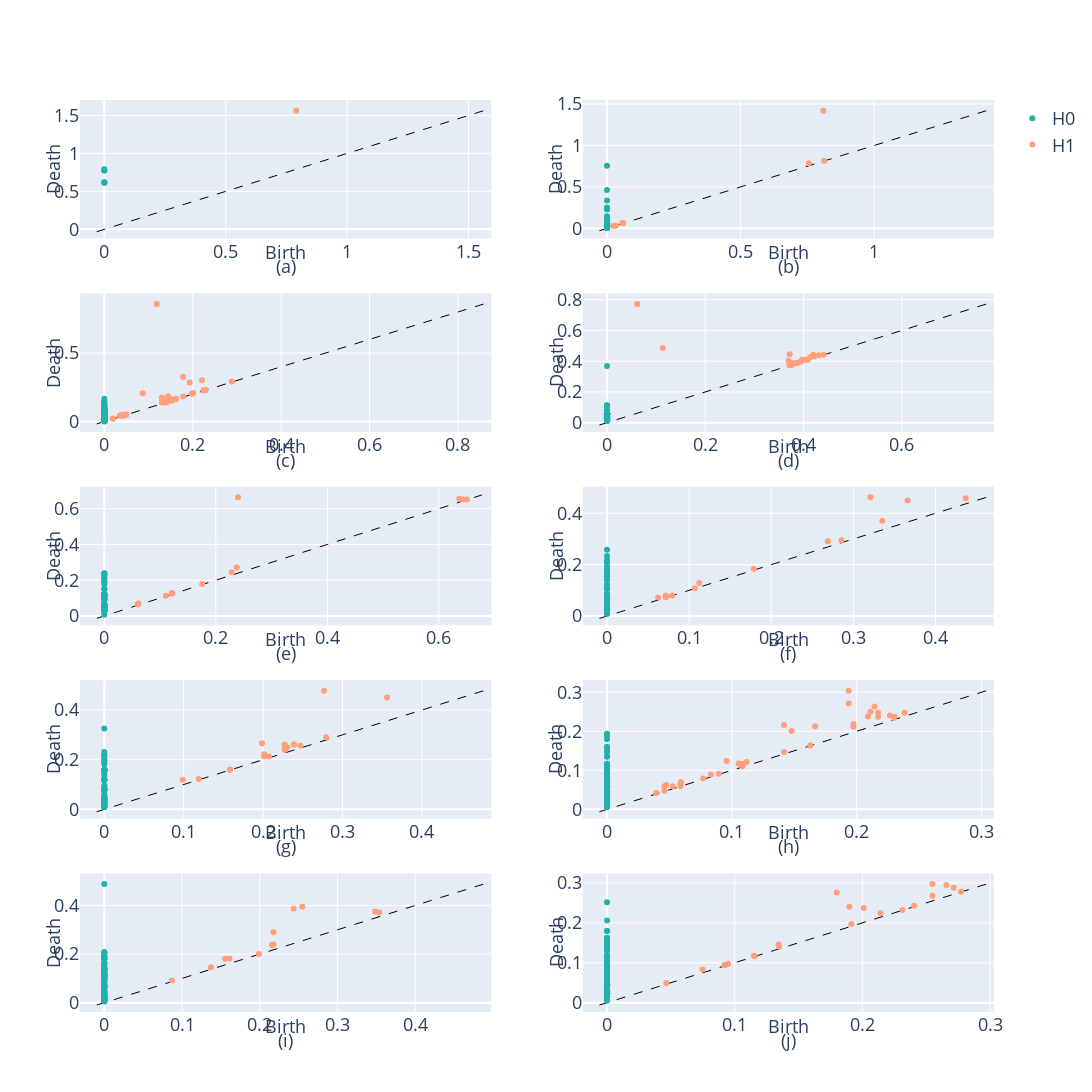

The notebook cell saved with this chart:
### Code cell
from plotly.subplots import make_subplots
from gtda.plotting import plot_diagram

pds = [plot_diagram(d, plotly_params={'showlegend': False}).data for d in dig]
for pd in pds: pd[1]['marker'] = dict(color="lightseagreen")
for pd in pds: pd[2]['marker'] = dict(color="lightsalmon")

for pd in pds: pd[1]['showlegend'] = False
for pd in pds: pd[2]['showlegend'] = False

pds[0][1]['showlegend'] = True
pds[0][2]['showlegend'] = True

fig = make_subplots(rows=5, cols=2)

fig.add_traces(
    pds[0],
    rows=1, cols=1,
)
fig.add_annotation(xref='x domain',
                   yref='y domain',
                   x= 0.5,
                   y= -0.3,
                   text='(a)', 
                   showarrow=False,
                   row=1, col=1)
fig.add_annotation(xref='x domain',
                   yref='y domain',
                   x= 0.5,
                   y= -0.2,
                   text='Birth', 
                   showarrow=False,
                   row=1, col=1)
fig.add_annotation(xref='x domain',
                   yref='y domain',
                   x= -0.1,
                   y= 0.5,
                   text='Death', 
                   textangle=-90, 
                   showarrow=False,
                   row=1, col=1)
fig.add_traces(
    pds[1],
    rows=1, cols=2
)
fig.add_annotation(xref='x domain',
                   yref='y domain',
                   x= 0.5,
                   y= -0.3,
                   text='(b)', 
                   showarrow=False,
                   row=1, col=2)
fig.add_annotation(xref='x domain',
                   yref='y domain',
                   x= 0.5,
                   y= -0.2,
                   text='Birth', 
                   showarrow=False,
                   row=1, col=2)
fig.add_annotation(xref='x domain',
                   yref='y domain',
                   x= -0.1,
                   y= 0.5,
                   text='Death', 
                   textangle=-90, 
                   showarrow=False,
                   row=1, col=2)

fig.add_traces(
    pds[2],
    rows=2, cols=1
)
fig.add_annotation(xref='x domain',
                   yref='y domain',
                   x= 0.5,
                   y= -0.3,
                   text='(c)', 
                   showarrow=False,
                   row=2, col=1)
fig.add_annotation(xref='x domain',
                   yref='y domain',
                   x= 0.5,
                   y= -0.2,
                   text='Birth', 
                   showarrow=False,
                   row=2, col=1)
fig.add_annotation(xref='x domain',
                   yref='y domain',
                   x= -0.1,
                   y= 0.5,
                   text='Death', 
                   textangle=-90, 
                   showarrow=False,
                   row=2, col=1)

fig.add_traces(
    pds[3],
    rows=2, cols=2
)
fig.add_annotation(xref='x domain',
                   yref='y domain',
                   x= 0.5,
                   y= -0.3,
                   text='(d)', 
                   showarrow=False,
                   row=2, col=2)
fig.add_annotation(xref='x domain',
                   yref='y domain',
                   x= 0.5,
                   y= -0.2,
                   text='Birth', 
                   showarrow=False,
                   row=2, col=2)
fig.add_annotation(xref='x domain',
                   yref='y domain',
                   x= -0.1,
                   y= 0.5,
                   text='Death', 
                   textangle=-90, 
                   showarrow=False,
                   row=2, col=2)

fig.add_traces(
    pds[4],
    rows=3, cols=1
)
fig.add_annotation(xref='x domain',
                   yref='y domain',
                   x= 0.5,
                   y= -0.3,
                   text='(e)', 
                   showarrow=False,
                   row=3, col=1)
fig.add_annotation(xref='x domain',
                   yref='y domain',
                   x= 0.5,
                   y= -0.2,
                   text='Birth', 
                   showarrow=False,
                   row=3, col=1)
fig.add_annotation(xref='x domain',
                   yref='y domain',
                   x= -0.1,
                   y= 0.5,
                   text='Death', 
                   textangle=-90, 
                   showarrow=False,
                   row=3, col=1)

fig.add_traces(
    pds[5],
    rows=3, cols=2
)
fig.add_annotation(xref='x domain',
                   yref='y domain',
                   x= 0.5,
                   y= -0.3,
                   text='(f)', 
                   showarrow=False,
                   row=3, col=2)
fig.add_annotation(xref='x domain',
                   yref='y domain',
                   x= 0.5,
                   y= -0.2,
                   text='Birth', 
                   showarrow=False,
                   row=3, col=2)
fig.add_annotation(xref='x domain',
                   yref='y domain',
                   x= -0.1,
                   y= 0.5,
                   text='Death', 
                   textangle=-90, 
                   showarrow=False,
                   row=3, col=2)

fig.add_traces(
    pds[6],
    rows=4, cols=1
)
fig.add_annotation(xref='x domain',
                   yref='y domain',
                   x= 0.5,
                   y= -0.3,
                   text='(g)', 
                   showarrow=False,
                   row=4, col=1)
fig.add_annotation(xref='x domain',
                   yref='y domain',
                   x= 0.5,
                   y= -0.2,
                   text='Birth', 
                   showarrow=False,
                   row=4, col=1)
fig.add_annotation(xref='x domain',
                   yref='y domain',
                   x= -0.1,
                   y= 0.5,
                   text='Death', 
                   textangle=-90, 
                   showarrow=False,
                   row=4, col=1)

fig.add_traces(
    pds[7],
    rows=4, cols=2
)
fig.add_annotation(xref='x domain',
                   yref='y domain',
                   x= 0.5,
                   y= -0.3,
                   text='(h)', 
                   showarrow=False,
                   row=4, col=2)
fig.add_annotation(xref='x domain',
                   yref='y domain',
                   x= 0.5,
                   y= -0.2,
                   text='Birth', 
                   showarrow=False,
                   row=4, col=2)
fig.add_annotation(xref='x domain',
                   yref='y domain',
                   x= -0.1,
                   y= 0.5,
                   text='Death', 
                   textangle=-90, 
                   showarrow=False,
                   row=4, col=2)

fig.add_traces(
    pds[8],
    rows=5, cols=1
)
fig.add_annotation(xref='x domain',
                   yref='y domain',
                   x= 0.5,
                   y= -0.3,
                   text='(i)', 
                   showarrow=False,
                   row=5, col=1)
fig.add_annotation(xref='x domain',
                   yref='y domain',
                   x= 0.5,
                   y= -0.2,
                   text='Birth', 
                   showarrow=False,
                   row=5, col=1)
fig.add_annotation(xref='x domain',
                   yref='y domain',
                   x= -0.1,
                   y= 0.5,
                   text='Death', 
                   textangle=-90, 
                   showarrow=False,
                   row=5, col=1)

fig.add_traces(
    pds[9],
    rows=5, cols=2
)
fig.add_annotation(xref='x domain',
                   yref='y domain',
                   x= 0.5,
                   y= -0.3,
                   text='(j)', 
                   showarrow=False,
                   row=5, col=2)
fig.add_annotation(xref='x domain',
                   yref='y domain',
                   x= 0.5,
                   y= -0.2,
                   text='Birth', 
                   showarrow=False,
                   row=5, col=2)
fig.add_annotation(xref='x domain',
                   yref='y domain',
                   x= -0.1,
                   y= 0.5,
                   text='Death', 
                   textangle=-90, 
                   showarrow=False,
                   row=5, col=2)

fig.update_layout(height=1500, width=1500)
fig.update_layout(font_size=18)

fig.show()
